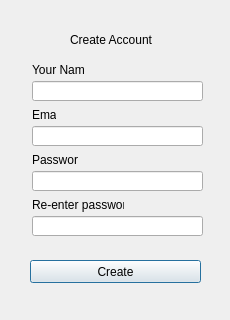
<?xml version="1.0" encoding="UTF-8"?>
<ui version="4.0">
 <class>Signup_Dialog</class>
 <widget class="QDialog" name="Signup_Dialog">
  <property name="geometry">
   <rect>
    <x>0</x>
    <y>0</y>
    <width>230</width>
    <height>320</height>
   </rect>
  </property>
  <property name="sizePolicy">
   <sizepolicy hsizetype="Maximum" vsizetype="Maximum">
    <horstretch>0</horstretch>
    <verstretch>0</verstretch>
   </sizepolicy>
  </property>
  <property name="maximumSize">
   <size>
    <width>230</width>
    <height>320</height>
   </size>
  </property>
  <property name="windowTitle">
   <string>Singup</string>
  </property>
  <widget class="QLabel" name="CreatName_Label">
   <property name="geometry">
    <rect>
     <x>32</x>
     <y>62</y>
     <width>52</width>
     <height>16</height>
    </rect>
   </property>
   <property name="text">
    <string>Your Name</string>
   </property>
  </widget>
  <widget class="QLineEdit" name="YourName_LineEdit">
   <property name="geometry">
    <rect>
     <x>32</x>
     <y>81</y>
     <width>171</width>
     <height>20</height>
    </rect>
   </property>
  </widget>
  <widget class="QLabel" name="CreateAccount_Label">
   <property name="geometry">
    <rect>
     <x>70</x>
     <y>30</y>
     <width>121</width>
     <height>20</height>
    </rect>
   </property>
   <property name="sizePolicy">
    <sizepolicy hsizetype="Maximum" vsizetype="Maximum">
     <horstretch>0</horstretch>
     <verstretch>0</verstretch>
    </sizepolicy>
   </property>
   <property name="maximumSize">
    <size>
     <width>230</width>
     <height>320</height>
    </size>
   </property>
   <property name="toolTip">
    <string>&lt;html&gt;&lt;head/&gt;&lt;body&gt;&lt;p&gt;&lt;span style=&quot; font-size:12pt;&quot;&gt;Account Information&lt;/span&gt;&lt;/p&gt;&lt;/body&gt;&lt;/html&gt;</string>
   </property>
   <property name="whatsThis">
    <string>&lt;html&gt;&lt;head/&gt;&lt;body&gt;&lt;p&gt;&lt;span style=&quot; font-size:12pt;&quot;&gt;Account Information&lt;/span&gt;&lt;/p&gt;&lt;/body&gt;&lt;/html&gt;</string>
   </property>
   <property name="styleSheet">
    <string notr="true">


font: 12pt &quot;MS Shell Dlg 2&quot;;</string>
   </property>
   <property name="text">
    <string>Create Account</string>
   </property>
  </widget>
  <widget class="QLabel" name="CreatEmail_Label">
   <property name="geometry">
    <rect>
     <x>32</x>
     <y>107</y>
     <width>24</width>
     <height>16</height>
    </rect>
   </property>
   <property name="text">
    <string>Email</string>
   </property>
  </widget>
  <widget class="QLineEdit" name="Email_LineEdit">
   <property name="geometry">
    <rect>
     <x>32</x>
     <y>126</y>
     <width>171</width>
     <height>20</height>
    </rect>
   </property>
  </widget>
  <widget class="QLabel" name="Creatpwd_Label">
   <property name="geometry">
    <rect>
     <x>32</x>
     <y>152</y>
     <width>46</width>
     <height>16</height>
    </rect>
   </property>
   <property name="text">
    <string>Password</string>
   </property>
  </widget>
  <widget class="QLineEdit" name="CreatPass_LineEdit">
   <property name="geometry">
    <rect>
     <x>32</x>
     <y>171</y>
     <width>171</width>
     <height>20</height>
    </rect>
   </property>
  </widget>
  <widget class="QLabel" name="Reenterpwd_Label">
   <property name="geometry">
    <rect>
     <x>32</x>
     <y>197</y>
     <width>92</width>
     <height>16</height>
    </rect>
   </property>
   <property name="text">
    <string>Re-enter password</string>
   </property>
  </widget>
  <widget class="QLineEdit" name="Reenterpwd_LineEdit">
   <property name="geometry">
    <rect>
     <x>32</x>
     <y>216</y>
     <width>171</width>
     <height>20</height>
    </rect>
   </property>
  </widget>
  <widget class="QPushButton" name="Create_PushButton">
   <property name="geometry">
    <rect>
     <x>30</x>
     <y>260</y>
     <width>171</width>
     <height>23</height>
    </rect>
   </property>
   <property name="text">
    <string>Create</string>
   </property>
  </widget>
 </widget>
 <resources/>
 <connections/>
</ui>
